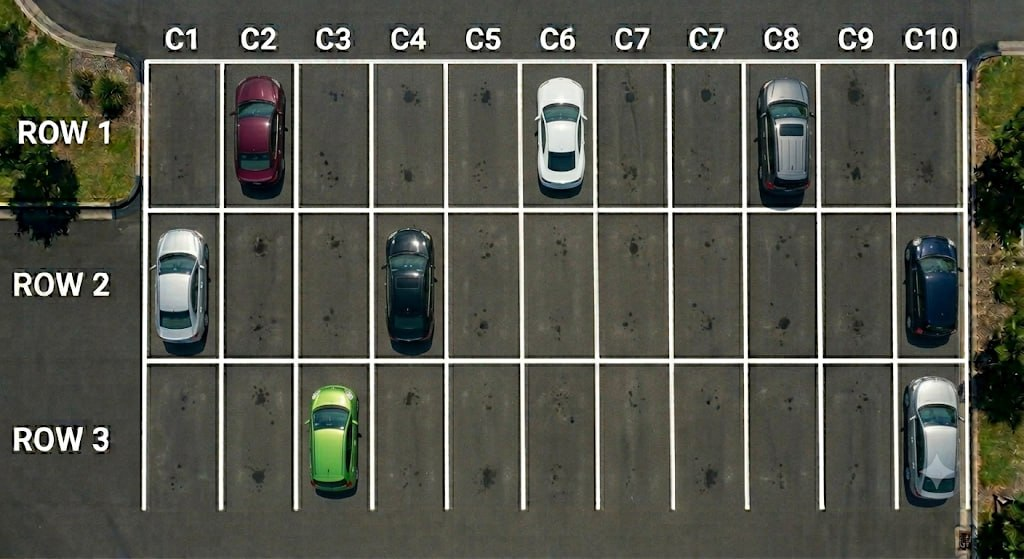
#> input picture parking-detector/images/WhatsApp_Image_2026-06-11_at_05.38.39.jpeg, 1024 x 559 px, found by its file name
$ python crop_and_verify.py
#> lines starting #> are read from the running program, lines starting #| are printed output that depends on the picture; after the words box and inside, x2 and y2 are one past the last pixel; in counts of white or black regions, pixels touching at a corner belong together
import cv2
import os

def crop_cells():
    img_path = "images/WhatsApp_Image_2026-06-11_at_05.38.39.jpeg"
    img = cv2.imread(img_path)
#> img is the input picture: shape (559, 1024, 3); mean B, G, R 76.1, 85.9, 84.6
    if img is None:
        print("Could not load image.")
        return

    h, w = img.shape[:2]
#> h = 559; w = 1024
    # Current crop config
    CROP = {
        "top":    0.109,
        "bottom": 0.084,
        "left":   0.139,
        "right":  0.055,
    }
    y1 = int(h * CROP["top"])
#> y1 = 60
    y2 = int(h * (1.0 - CROP["bottom"]))
#> y2 = 512
    x1 = int(w * CROP["left"])
#> x1 = 142
    x2 = int(w * (1.0 - CROP["right"]))
#> x2 = 967
    grid_img = img[y1:y2, x1:x2]
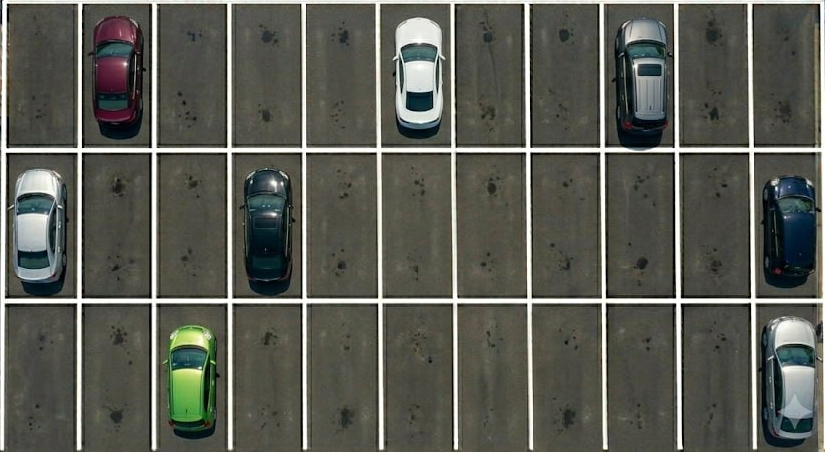
#> grid_img: shape (452, 825, 3); mean B, G, R 83.6, 92, 90.6

    gh, gw = grid_img.shape[:2]
#> gh = 452; gw = 825

    # Let's save a visualization of the 10-column split vs 11-column split
    vis_10 = grid_img.copy()
    vis_11 = grid_img.copy()

    # 10 Columns
    cell_w_10 = gw / 10
#> cell_w_10 = 82.5
    cell_h = gh / 3
#> cell_h = 150.7
    for c in range(1, 10):
        cx = int(c * cell_w_10)
        cv2.line(vis_10, (cx, 0), (cx, gh), (0, 0, 255), 2)
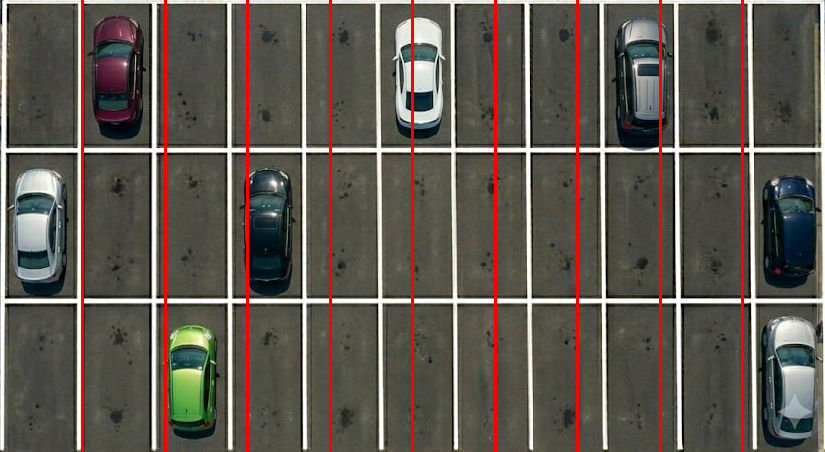
#> vis_10: shape (452, 825, 3); 3.27% of pixels changed, all inside (x1, y1, x2, y2) = (81, 0, 744, 452)
    for r in range(1, 3):
        cy = int(r * cell_h)
        cv2.line(vis_10, (0, cy), (gw, cy), (0, 0, 255), 2)
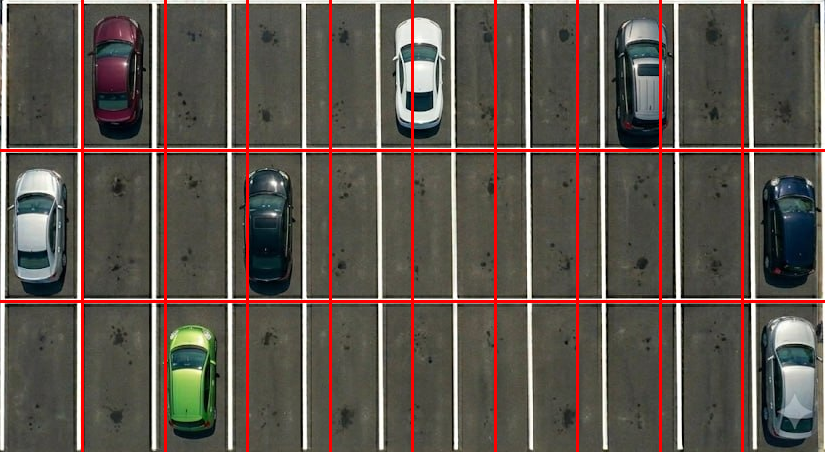
#> vis_10: shape (452, 825, 3); 1.28% of pixels changed, all inside (x1, y1, x2, y2) = (0, 149, 825, 303)

    # 11 Columns (actual white lines)
    # The detected lines were: 145, 222, 296, 372, 445, 521, 596, 670, 744, 818, 892, 965
    # Relative to x1 (142):
    v_lines = [222-142, 296-142, 372-142, 445-142, 521-142, 596-142, 670-142, 744-142, 818-142, 892-142]
    for cx in v_lines:
        cv2.line(vis_11, (cx, 0), (cx, gh), (255, 0, 0), 2)
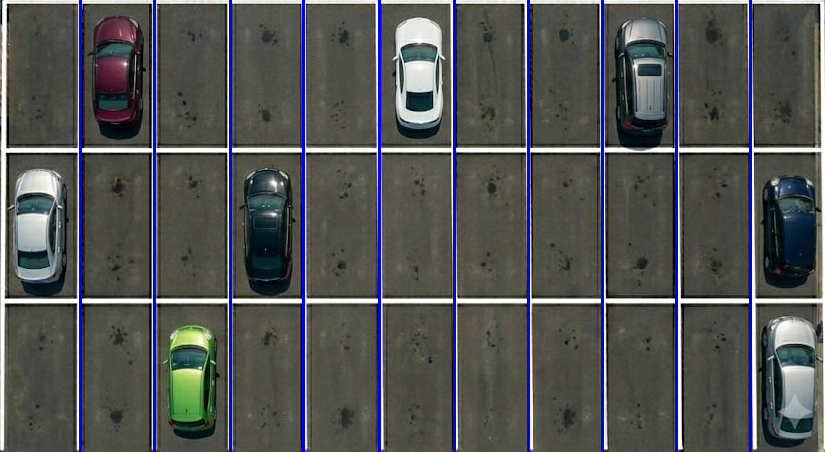
#> vis_11: shape (452, 825, 3); 3.64% of pixels changed, all inside (x1, y1, x2, y2) = (79, 0, 752, 452)
    for r in range(1, 3):
        cy = int(r * cell_h)
        cv2.line(vis_11, (0, cy), (gw, cy), (255, 0, 0), 2)
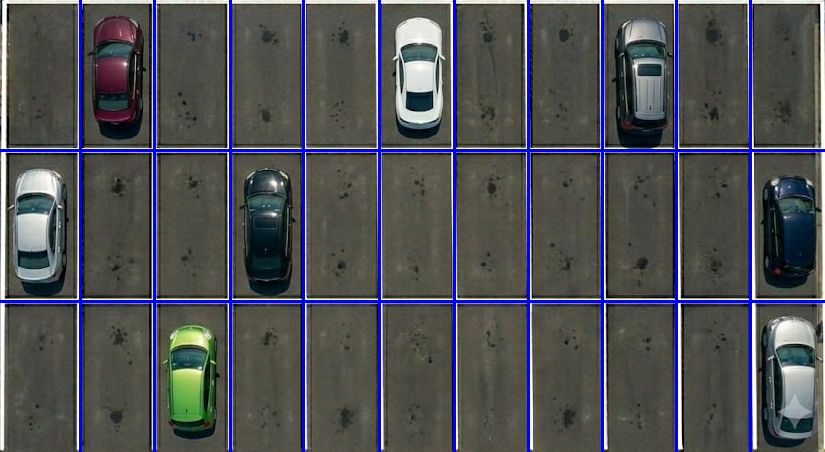
#> vis_11: shape (452, 825, 3); 1.28% of pixels changed, all inside (x1, y1, x2, y2) = (0, 149, 825, 303)

    cv2.imwrite("images/vis_10_cols.jpg", vis_10)
    cv2.imwrite("images/vis_11_cols.jpg", vis_11)
    print("Saved vis_10_cols.jpg and vis_11_cols.jpg in images/ directory.")

if __name__ == "__main__":
    crop_cells()

$ run again, with parking-detector/images/WhatsApp_Image_2026-06-11_at_07.57.42.jpeg copied over parking-detector/images/WhatsApp_Image_2026-06-11_at_05.38.39.jpeg
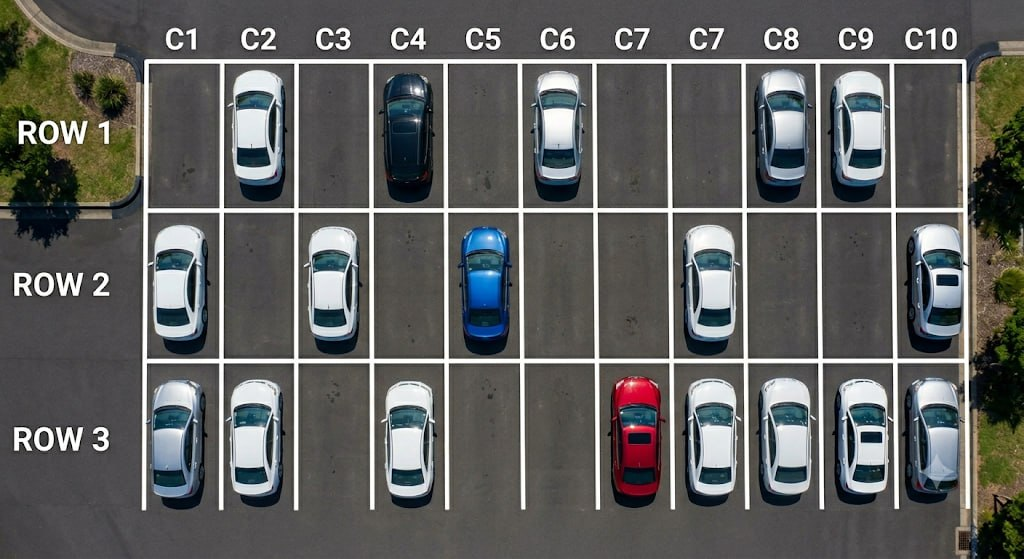
#> input picture parking-detector/images/WhatsApp_Image_2026-06-11_at_07.57.42.jpeg, 1024 x 559 px, found by its file name
#> in crop_cells, img is the input picture: shape (559, 1024, 3); mean B, G, R 95, 96.7, 96.1
#> after the loop in crop_cells, `for r in range(1, 3):`:
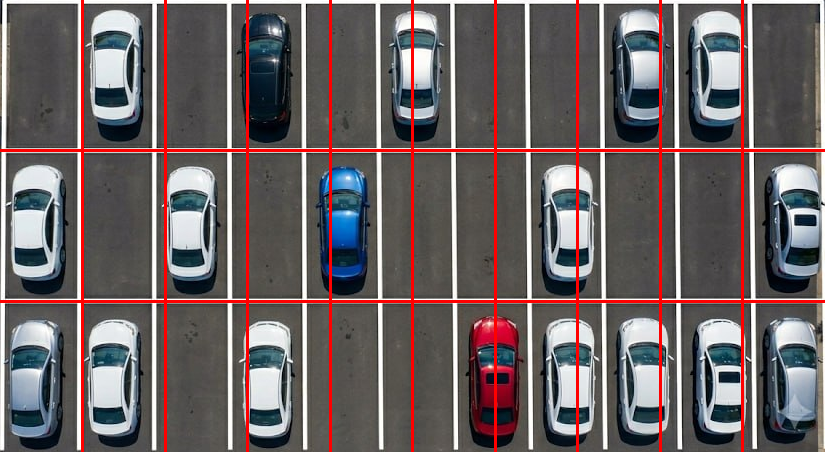
#> vis_10: shape (452, 825, 3); mean B, G, R 99.9, 99, 108.7
#> after the loop in crop_cells, `for r in range(1, 3):`:
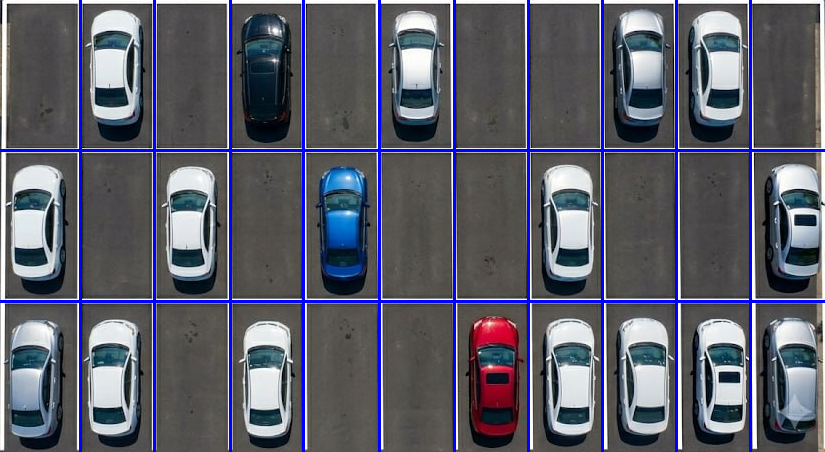
#> vis_11: shape (452, 825, 3); mean B, G, R 107.7, 94.1, 92.2

$ run again, with parking-detector/images/WhatsApp_Image_2026-06-11_at_07.57.43.jpeg copied over parking-detector/images/WhatsApp_Image_2026-06-11_at_05.38.39.jpeg
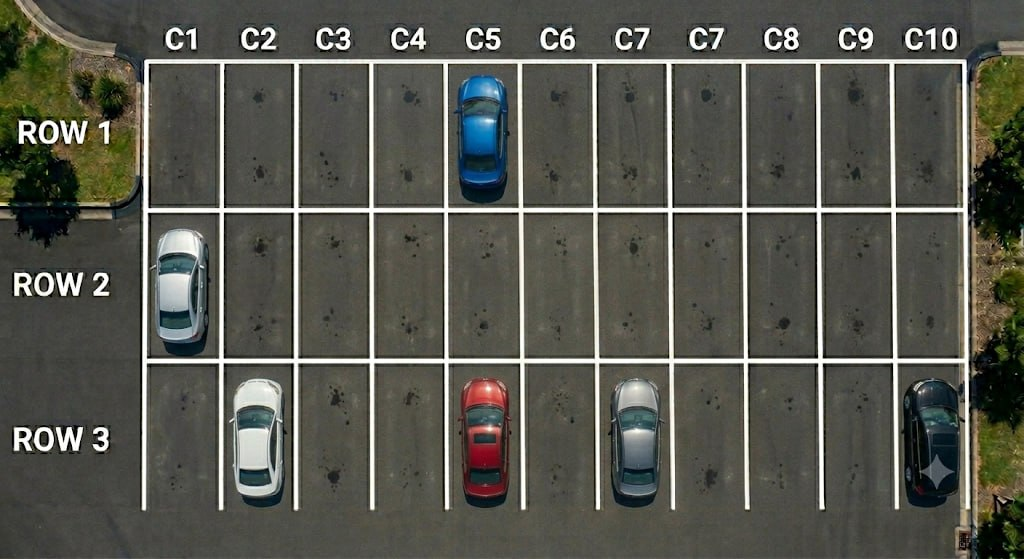
#> input picture parking-detector/images/WhatsApp_Image_2026-06-11_at_07.57.43.jpeg, 1024 x 559 px, found by its file name
#> in crop_cells, img is the input picture: shape (559, 1024, 3); mean B, G, R 78.6, 87.2, 86.6
#> after the loop in crop_cells, `for r in range(1, 3):`:
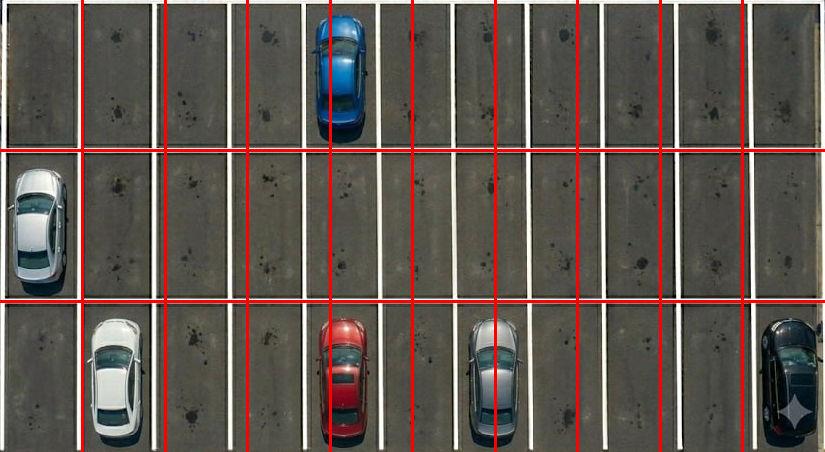
#> vis_10: shape (452, 825, 3); mean B, G, R 80.6, 87.2, 98.2
#> after the loop in crop_cells, `for r in range(1, 3):`:
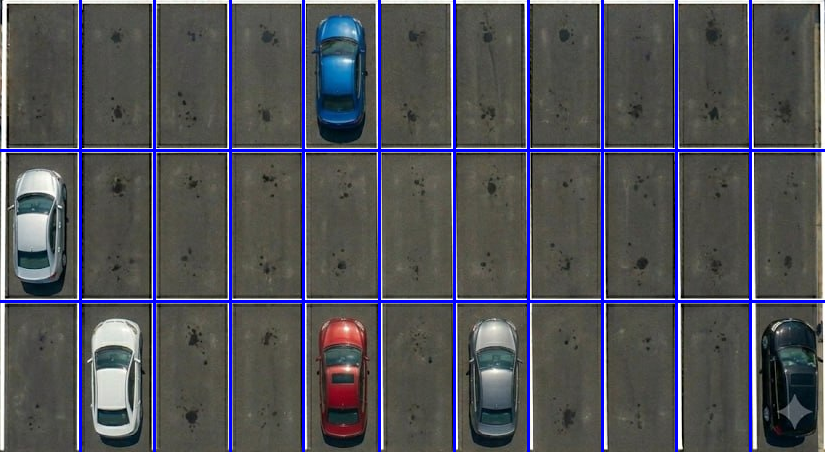
#> vis_11: shape (452, 825, 3); mean B, G, R 88.1, 82.1, 81.5

$ run again, with parking-detector/images/WhatsApp_Image_2026-06-11_at_07.57.42_1.jpeg copied over parking-detector/images/WhatsApp_Image_2026-06-11_at_05.38.39.jpeg
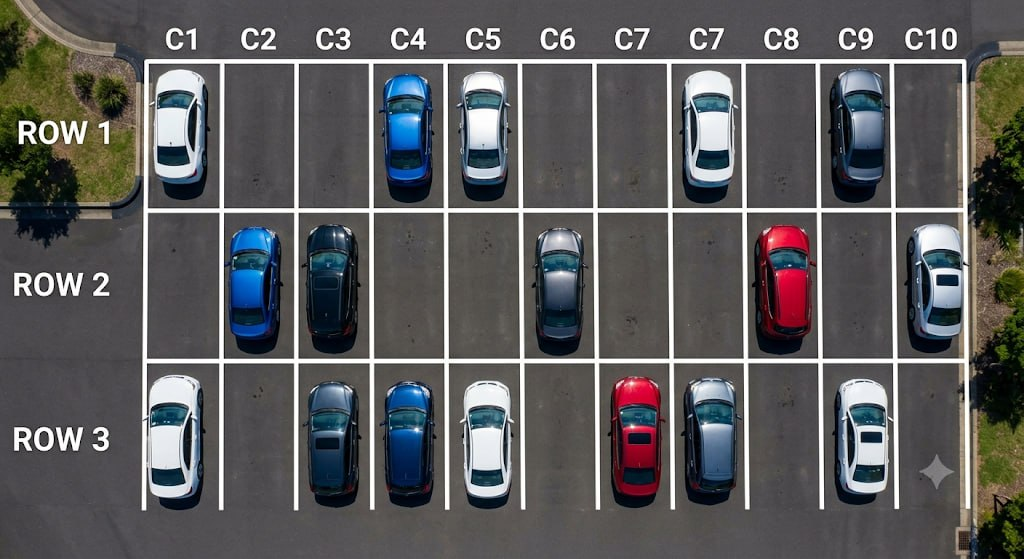
#> input picture parking-detector/images/WhatsApp_Image_2026-06-11_at_07.57.42_1.jpeg, 1024 x 559 px, found by its file name
#> in crop_cells, img is the input picture: shape (559, 1024, 3); mean B, G, R 92.3, 91.5, 91.8
#> after the loop in crop_cells, `for r in range(1, 3):`:
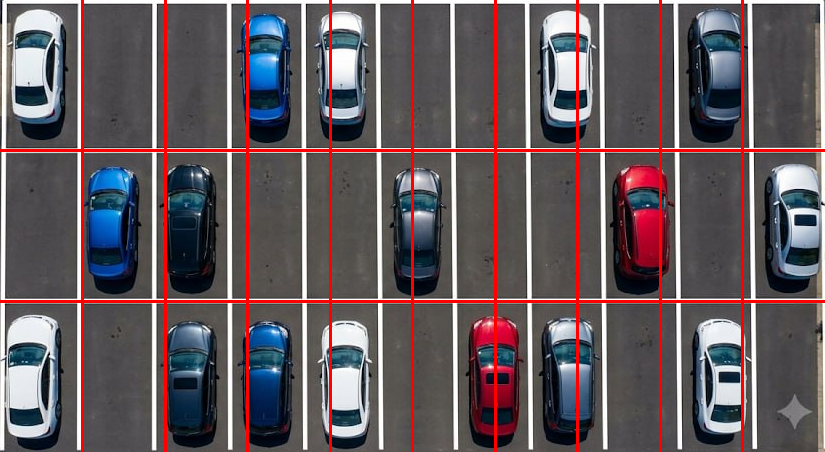
#> vis_10: shape (452, 825, 3); mean B, G, R 94.6, 90.5, 101.4
#> after the loop in crop_cells, `for r in range(1, 3):`:
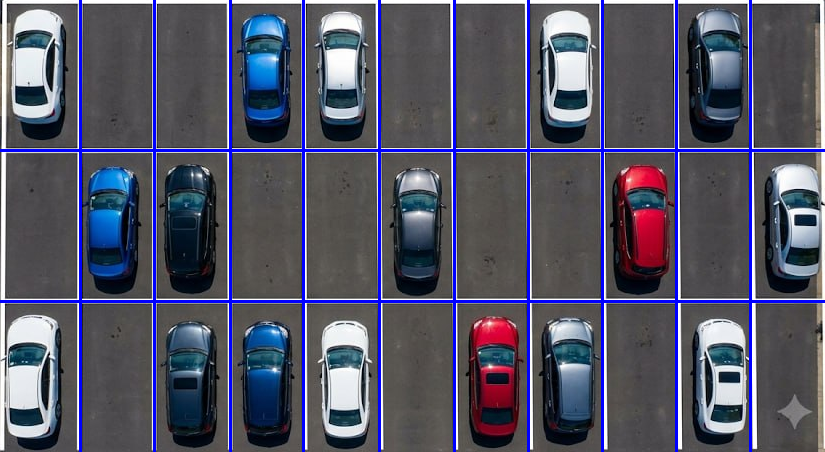
#> vis_11: shape (452, 825, 3); mean B, G, R 102.1, 85.3, 84.6
